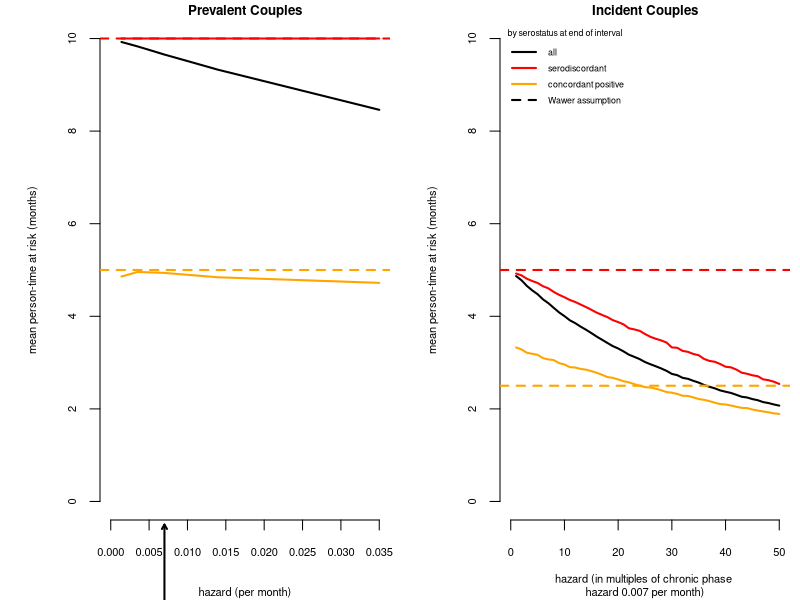

Recreate this plot in R.
#################################################################################################### 
## Showing that person-time calculations depend on hazard and partner serostatus
figdir <- 'FiguresAndTables'

n <- 10^5 ## number of couples
intervalLength <- 10 ## how many months long is the interval
hazs.inc <- .007 * c(1:50) ## the rate at which they infect their partner (example is chronic phase hazard in Rakai * RH[acute]=1,5,7 or 25)
pt.df.inc <- data.frame(all = rep(NA, length(hazs.inc)), serodiscordant = NA, concordantPos = NA) ## intialize person-time data frame
for(ii in 1:length(hazs.inc)) {
    haz <- hazs.inc[ii]
    timeIndexInf <- runif(n, 0,intervalLength) ## index partner's infection time is uniformly randomly distributed within an interval unconditional on any other information
    timeTilPartnerInf <- rexp(n, rate = haz) ## how long after index partner infection do they infect their partner?
    bothInfSameInterval <- (timeIndexInf + timeTilPartnerInf) < intervalLength ## was the second partner infected in the same interval?
    endOfPersonTimeAtRisk <- sapply(timeIndexInf + timeTilPartnerInf, function(x) min(intervalLength,x)) ## time of 2nd partner infection or end of interval
    personTimeAtRiskSecondPartner <-  endOfPersonTimeAtRisk - timeIndexInf 
    pt.df.inc$all[ii] <- mean(personTimeAtRiskSecondPartner)
    pt.df.inc$serodiscordant[ii] <- mean(personTimeAtRiskSecondPartner[!bothInfSameInterval])
    pt.df.inc$concordantPos[ii] <- mean(personTimeAtRiskSecondPartner[bothInfSameInterval])
}
pt.df.inc


#################################################################################################### 
## Non-incident intervals (prevalent couples)

n <- 10^5 ## number of couples
intervalLength <- 10 ## how many months long is the interval
hazs.prev <- .007 * c(.2,.5,1,2,5) ## the rate at which they infect their partner (example is chronic phase hazard in Rakai * 1/5 through 5
pt.df.prev <- data.frame(all = rep(NA, length(hazs.prev)), serodiscordant = NA, concordantPos = NA) ## intialize person-time data frame
for(ii in 1:length(hazs.prev)) {
    haz <- hazs.prev[ii]
    timeTilPartnerInf <- rexp(n, rate = haz) ## how long after index partner infection do they infect their partner?
    infected <- timeTilPartnerInf < intervalLength ## was the second partner infected in the same interval?
    personTimeAtRiskSecondPartner <- sapply(timeTilPartnerInf, function(x) min(intervalLength,x)) ## time of 2nd partner infection or end of interval
    pt.df.prev$all[ii] <- mean(personTimeAtRiskSecondPartner)
    pt.df.prev$serodiscordant[ii] <- mean(personTimeAtRiskSecondPartner[!infected])
    pt.df.prev$concordantPos[ii] <- mean(personTimeAtRiskSecondPartner[infected])
}
pt.df.prev


pdf(file.path(figdir, 'Person-Time Conditionality.pdf'), w = 7, h = 3)
par('ps'=8, lwd = 2, mar = c(4,5,1,.5), mfrow = c(1,2))
with(pt.df.prev, {
    plot(hazs.prev, all, xlab = 'hazard (per month)', ylab = 'mean person-time at risk (months)', type = 'l', xlim = c(0,max(hazs.prev)), ylim = c(0,10), bty = 'n',
         main = 'Prevalent Couples')
    lines(hazs.prev, serodiscordant, col = 'red')
    lines(hazs.prev, concordantPos, col = 'orange')
})
abline(h=5, lty = 2, col = 'orange')
abline(h=10, lty = 2, col = 'red')
par(xpd=NA)
arrows(.007, -2.5, .007, -.5, len = .05, angle = 30, code = 2)
text(.007, -2.5, 'Rakai \nestimate', pos = 1)
par(xpd=F)
with(pt.df.inc, {
    plot(hazs.inc, all, xlab = 'hazard (in multiples of chronic phase \nhazard 0.007 per month)', ylab = 'mean person-time at risk (months)', type = 'l', xlim = c(0,max(hazs.inc)), ylim = c(0,10), bty = 'n', xaxt = 'n', main = 'Incident Couples')
    axis(1, at = pretty(hazs.inc/.007,5)*.007, label = pretty(hazs.inc/.007,5))
    lines(hazs.inc, serodiscordant, col = 'red')
    lines(hazs.inc, concordantPos, col = 'orange')
})
abline(h=2.5, lty = 2, col = 'orange')
abline(h=5, lty = 2, col = 'red')
legend('topleft', leg = c('all', 'serodiscordant', 'concordant positive', 'Wawer assumption'), title = 'by serostatus at end of interval', col = c('black','red','orange','black'), lwd=2, lty = c(1,1,1,2), bty = 'n', cex = .8)
graphics.off()
